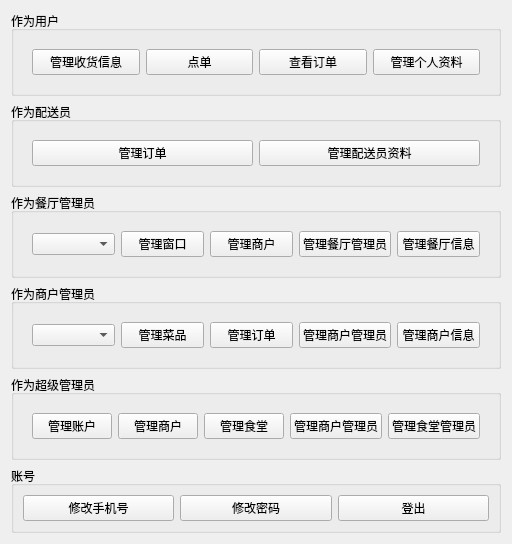
<?xml version="1.0" encoding="UTF-8"?>
<ui version="4.0">
 <class>WorkbenchWidget</class>
 <widget class="QWidget" name="WorkbenchWidget">
  <property name="geometry">
   <rect>
    <x>0</x>
    <y>0</y>
    <width>508</width>
    <height>534</height>
   </rect>
  </property>
  <property name="windowTitle">
   <string>工作台</string>
  </property>
  <layout class="QVBoxLayout" name="verticalLayout_5">
   <item>
    <widget class="QGroupBox" name="groupBoxUser">
     <property name="title">
      <string>作为用户</string>
     </property>
     <layout class="QVBoxLayout" name="verticalLayout_4">
      <item>
       <widget class="QStackedWidget" name="stackedWidgetUser">
        <property name="currentIndex">
         <number>0</number>
        </property>
        <widget class="QWidget" name="pageUserEnabled">
         <layout class="QHBoxLayout" name="horizontalLayout_4">
          <item>
           <widget class="QPushButton" name="pushButtonUserManageDestination">
            <property name="text">
             <string>管理收货信息</string>
            </property>
           </widget>
          </item>
          <item>
           <widget class="QPushButton" name="pushButtonUserCreateOrder">
            <property name="text">
             <string>点单</string>
            </property>
           </widget>
          </item>
          <item>
           <widget class="QPushButton" name="pushButtonUserManageOrder">
            <property name="text">
             <string>查看订单</string>
            </property>
           </widget>
          </item>
          <item>
           <widget class="QPushButton" name="pushButtonUserManageUser">
            <property name="text">
             <string>管理个人资料</string>
            </property>
           </widget>
          </item>
         </layout>
        </widget>
        <widget class="QWidget" name="pageUserDisabled">
         <layout class="QHBoxLayout" name="horizontalLayout_5">
          <item>
           <widget class="QLabel" name="labelUserPrompt">
            <property name="font">
             <font>
              <pointsize>12</pointsize>
             </font>
            </property>
            <property name="text">
             <string>还不是用户</string>
            </property>
            <property name="alignment">
             <set>Qt::AlignCenter</set>
            </property>
           </widget>
          </item>
          <item>
           <widget class="QPushButton" name="pushButtonUserRegister">
            <property name="text">
             <string>成为用户</string>
            </property>
           </widget>
          </item>
         </layout>
        </widget>
       </widget>
      </item>
     </layout>
    </widget>
   </item>
   <item>
    <widget class="QGroupBox" name="groupBoxCourier">
     <property name="title">
      <string>作为配送员</string>
     </property>
     <layout class="QVBoxLayout" name="verticalLayout_3">
      <item>
       <widget class="QStackedWidget" name="stackedWidgetCourier">
        <property name="currentIndex">
         <number>1</number>
        </property>
        <widget class="QWidget" name="pageCourierDisabled">
         <layout class="QHBoxLayout" name="horizontalLayout_2">
          <item>
           <widget class="QLabel" name="labelCourierPrompt">
            <property name="font">
             <font>
              <pointsize>12</pointsize>
             </font>
            </property>
            <property name="text">
             <string>还不是配送员</string>
            </property>
            <property name="alignment">
             <set>Qt::AlignCenter</set>
            </property>
           </widget>
          </item>
          <item>
           <widget class="QPushButton" name="pushButtonCourierRegister">
            <property name="text">
             <string>成为配送员</string>
            </property>
           </widget>
          </item>
         </layout>
        </widget>
        <widget class="QWidget" name="pageCourierEnabled">
         <layout class="QHBoxLayout" name="horizontalLayout_3">
          <item>
           <widget class="QPushButton" name="pushButtonCourierManageOrder">
            <property name="text">
             <string>管理订单</string>
            </property>
           </widget>
          </item>
          <item>
           <widget class="QPushButton" name="pushButtonCourierManageCourier">
            <property name="text">
             <string>管理配送员资料</string>
            </property>
           </widget>
          </item>
         </layout>
        </widget>
       </widget>
      </item>
     </layout>
    </widget>
   </item>
   <item>
    <widget class="QGroupBox" name="groupBoxCanteenManager">
     <property name="title">
      <string>作为餐厅管理员</string>
     </property>
     <layout class="QHBoxLayout" name="horizontalLayout_7">
      <item>
       <widget class="QStackedWidget" name="stackedWidgetCanteenManager">
        <property name="currentIndex">
         <number>0</number>
        </property>
        <widget class="QWidget" name="pageCanteenManagerEnabled">
         <layout class="QHBoxLayout" name="horizontalLayout_6">
          <item>
           <widget class="QComboBox" name="comboBoxCanteenManager"/>
          </item>
          <item>
           <widget class="QPushButton" name="pushButtonCanteenManagerManageWindow">
            <property name="text">
             <string>管理窗口</string>
            </property>
           </widget>
          </item>
          <item>
           <widget class="QPushButton" name="pushButtonCanteenManagerManageBiz">
            <property name="text">
             <string>管理商户</string>
            </property>
           </widget>
          </item>
          <item>
           <widget class="QPushButton" name="pushButtonCanteenManagerManageCanteenManager">
            <property name="text">
             <string>管理餐厅管理员</string>
            </property>
           </widget>
          </item>
          <item>
           <widget class="QPushButton" name="pushButtonCanteenManagerManageCanteen">
            <property name="text">
             <string>管理餐厅信息</string>
            </property>
           </widget>
          </item>
         </layout>
        </widget>
        <widget class="QWidget" name="pageCanteenManagerDisabled">
         <layout class="QHBoxLayout" name="horizontalLayout_8">
          <item>
           <widget class="QLabel" name="labelCanteenManagerPrompt">
            <property name="font">
             <font>
              <pointsize>12</pointsize>
             </font>
            </property>
            <property name="text">
             <string>不是任何餐厅的管理员</string>
            </property>
            <property name="alignment">
             <set>Qt::AlignCenter</set>
            </property>
           </widget>
          </item>
         </layout>
        </widget>
       </widget>
      </item>
     </layout>
    </widget>
   </item>
   <item>
    <widget class="QGroupBox" name="groupBoxBizManager">
     <property name="title">
      <string>作为商户管理员</string>
     </property>
     <layout class="QHBoxLayout" name="horizontalLayout_9">
      <item>
       <widget class="QStackedWidget" name="stackedWidgetBizManager">
        <property name="currentIndex">
         <number>0</number>
        </property>
        <widget class="QWidget" name="pageBizManagerEnabled">
         <layout class="QHBoxLayout" name="horizontalLayout_10">
          <item>
           <widget class="QComboBox" name="comboBoxBizManager"/>
          </item>
          <item>
           <widget class="QPushButton" name="pushButtonBizManagerManageMeal">
            <property name="text">
             <string>管理菜品</string>
            </property>
           </widget>
          </item>
          <item>
           <widget class="QPushButton" name="pushButtonBizManagerManageOrder">
            <property name="text">
             <string>管理订单</string>
            </property>
           </widget>
          </item>
          <item>
           <widget class="QPushButton" name="pushButtonBizManagerManageBizManager">
            <property name="text">
             <string>管理商户管理员</string>
            </property>
           </widget>
          </item>
          <item>
           <widget class="QPushButton" name="pushButtonBizManagerManageBiz">
            <property name="text">
             <string>管理商户信息</string>
            </property>
           </widget>
          </item>
         </layout>
        </widget>
        <widget class="QWidget" name="pageBizManagerDisabled">
         <layout class="QHBoxLayout" name="horizontalLayout_11">
          <item>
           <widget class="QLabel" name="labelBizManagerDisabled">
            <property name="font">
             <font>
              <pointsize>12</pointsize>
             </font>
            </property>
            <property name="text">
             <string>不是任何商户的管理员</string>
            </property>
            <property name="alignment">
             <set>Qt::AlignCenter</set>
            </property>
           </widget>
          </item>
         </layout>
        </widget>
       </widget>
      </item>
     </layout>
    </widget>
   </item>
   <item>
    <widget class="QGroupBox" name="groupBoxAdmin">
     <property name="title">
      <string>作为超级管理员</string>
     </property>
     <layout class="QVBoxLayout" name="verticalLayout_2">
      <item>
       <widget class="QStackedWidget" name="stackedWidgetAdmin">
        <property name="currentIndex">
         <number>0</number>
        </property>
        <widget class="QWidget" name="pageAdminEnabled">
         <layout class="QHBoxLayout" name="horizontalLayout">
          <item>
           <widget class="QPushButton" name="pushButtonAdminManageAccount">
            <property name="text">
             <string>管理账户</string>
            </property>
           </widget>
          </item>
          <item>
           <widget class="QPushButton" name="pushButtonAdminManageBiz">
            <property name="text">
             <string>管理商户</string>
            </property>
           </widget>
          </item>
          <item>
           <widget class="QPushButton" name="pushButtonAdminManageCanteen">
            <property name="text">
             <string>管理食堂</string>
            </property>
           </widget>
          </item>
          <item>
           <widget class="QPushButton" name="pushButtonAdminManageBizManager">
            <property name="text">
             <string>管理商户管理员</string>
            </property>
           </widget>
          </item>
          <item>
           <widget class="QPushButton" name="pushButtonAdminManageCanteenManager">
            <property name="text">
             <string>管理食堂管理员</string>
            </property>
           </widget>
          </item>
         </layout>
        </widget>
        <widget class="QWidget" name="pageAdminDisabled">
         <layout class="QVBoxLayout" name="verticalLayout">
          <item>
           <widget class="QLabel" name="labelAdminPrompt">
            <property name="font">
             <font>
              <pointsize>12</pointsize>
             </font>
            </property>
            <property name="text">
             <string>您不是超级管理员</string>
            </property>
            <property name="alignment">
             <set>Qt::AlignCenter</set>
            </property>
           </widget>
          </item>
         </layout>
        </widget>
       </widget>
      </item>
     </layout>
    </widget>
   </item>
   <item>
    <widget class="QGroupBox" name="groupBoxAccount">
     <property name="title">
      <string>账号</string>
     </property>
     <layout class="QGridLayout" name="gridLayout_2">
      <item row="0" column="0">
       <widget class="QPushButton" name="pushButtonAccountManagePhone">
        <property name="text">
         <string>修改手机号</string>
        </property>
       </widget>
      </item>
      <item row="0" column="1">
       <widget class="QPushButton" name="pushButtonAccountManagePassword">
        <property name="text">
         <string>修改密码</string>
        </property>
       </widget>
      </item>
      <item row="0" column="2">
       <widget class="QPushButton" name="pushButtonLogout">
        <property name="text">
         <string>登出</string>
        </property>
       </widget>
      </item>
     </layout>
    </widget>
   </item>
  </layout>
 </widget>
 <resources/>
 <connections/>
</ui>
